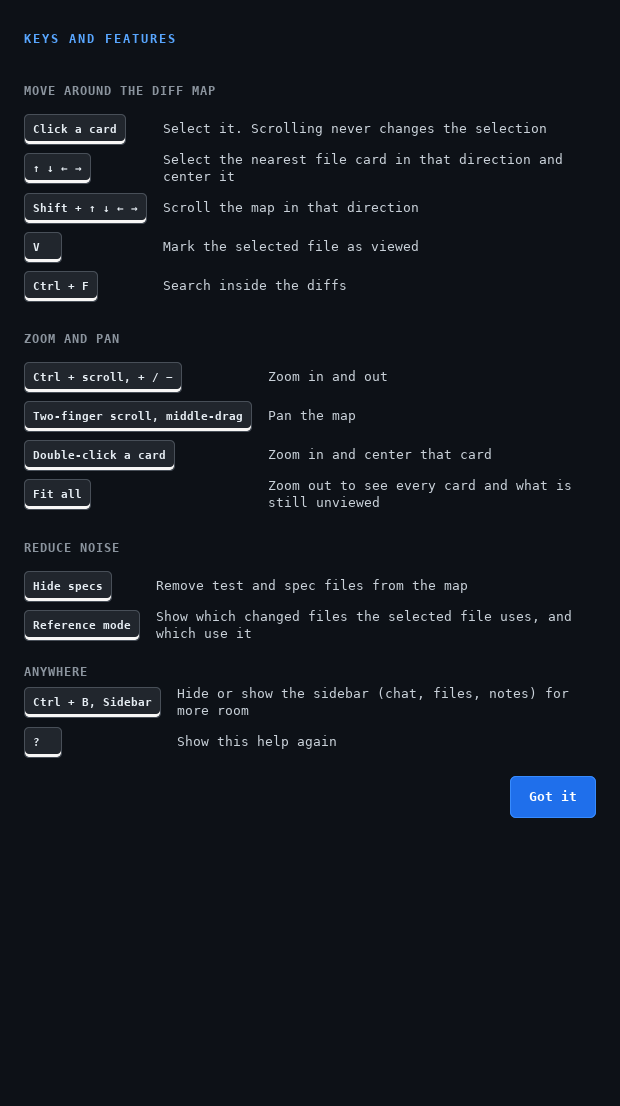
#> input picture tests/visual/goldens/01-first-run-help.png, 620 x 1106 px; its folder holds only this picture in this run
$ python -i motion.py   (imports and definitions only)
#> lines starting #> are read from the running program, lines starting #| are printed output that depends on the picture; after the words box and inside, x2 and y2 are one past the last pixel; in counts of white or black regions, pixels touching at a corner belong together
#> further down, picture is the input picture: PIL image 620x1106 RGB; mean R, G, B 19, 23.5, 30.2
"""Observe actual painted positions throughout keyboard pans and interactive zoom."""
import json
import re
from pathlib import Path
import sys
import tempfile
import time

import gi

# [1 line not run here, left out]
from gi.repository import Gdk
from PIL import Image, ImageChops

from navigation import ACCENT, box, children, find, midpoint, open_navigation_map, until
from pr_28118 import LANES, prepare_pr_28118
from scenarios import RESULTS, exercise, xdo

OUTPUT = RESULTS / "motion"


# [4 lines left out: function capture, not called in this run]


def border(image):
    # The selected card has the only blue border on the map. Allow a small
    # difference from its CSS color while the preview is being resampled.
    if min(image.size) <= 8:
        rgb = ImageChops.difference(image, Image.new("RGB", image.size, ACCENT)).split()
        maximum = ImageChops.lighter(rgb[0], ImageChops.lighter(rgb[1], rgb[2]))
        return maximum.point(lambda intensity: 255 if intensity == 0 else 0).getbbox()
    red, green, blue = image.split()
    # Resampling can dim a thin edge against the map background. Its blue
    # hue still distinguishes it from the gray connectors and green diff text.
    red_gap = ImageChops.subtract(blue, red).point(lambda v: 255 if v > 48 else 0)
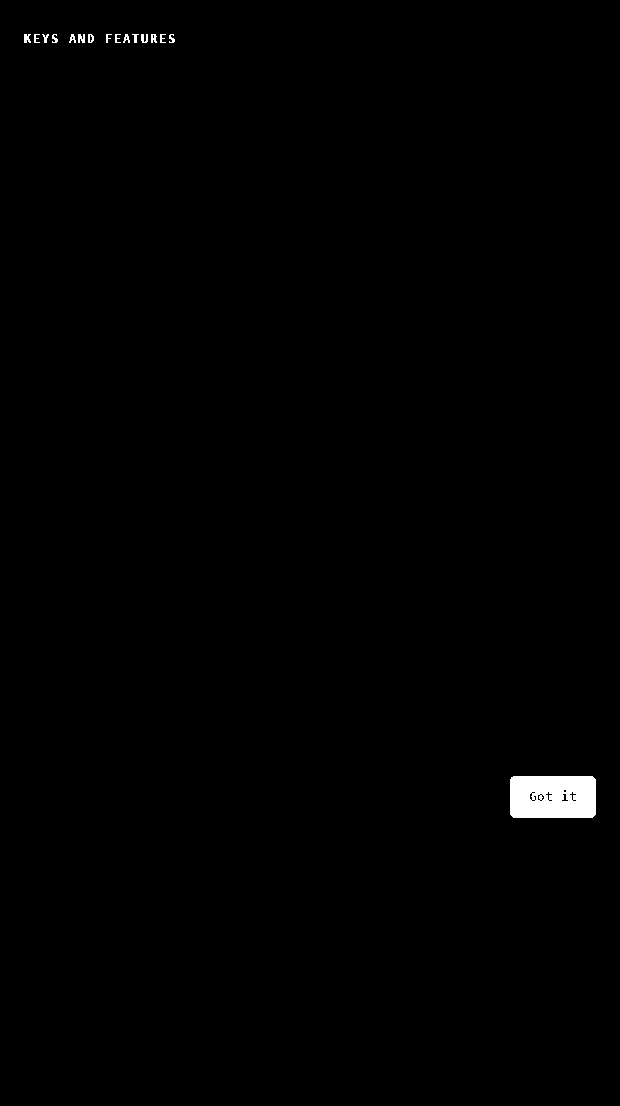
#> red_gap: PIL image 620x1106 L; 0.59% white; 16 white regions, largest, box (x1, y1, x2, y2) and area: (510, 776, 596, 818) 3494, (78, 34, 85, 43) 50, (24, 34, 31, 43) 48
    green_gap = ImageChops.subtract(blue, green).point(lambda v: 255 if v > 22 else 0)
#> green_gap: PIL image 620x1106 L; 0.59% white; 16 white regions, largest, box (x1, y1, x2, y2) and area: (510, 776, 596, 818) 3514, (78, 34, 85, 43) 55, (150, 34, 157, 43) 51
    mask = ImageChops.darker(red_gap, green_gap)
    # File links also use shades of blue. Across this view only the selected
    # border has long unbroken horizontal runs. Read both edges from those rows.
    sums = list(mask.resize((1, mask.height), Image.Resampling.BOX).getdata())
#> sums = 1106 values, max 35 at index 778, min 0 at index 0, mean 1.49
    peak = max(sums)
#> peak = 35
    if peak < 12:
        return None
    rows = []
    for y, value in enumerate(sums):
        if value >= .55 * peak:
            buf = mask.crop((0, y, mask.width, y + 1)).tobytes()
            spans = [m.span() for m in re.finditer(b"\xff{50,}", buf)]
            if spans:
                l, r = max(spans, key=lambda pair: pair[1] - pair[0])
                rows.append((l, y, r, y + 1))
#> this loop made 1106 passes
#> (l, r) on passes 777 to 788: (513, 593), (511, 594), (511, 595), (510, 596), (510, 596), (510, 596), (510, 596), (510, 596), (510, 596), (510, 596), (510, 596), (510, 596)
#> value on passes 1 to 6: 0, 0, 0, 0, 0, 0
#> after the loop, rows = 33 items, first 6: (513, 776, 593, 777), (511, 777, 594, 778), (511, 778, 595, 779), (510, 779, 596, 780), (510, 780, 596, 781), (510, 781, 596, 782)
    if rows:
        return min(p[0] for p in rows), rows[0][1], max(p[2] for p in rows), rows[-1][3]


def key(direction):
    xdo("key", "--delay", 0, "shift+" + direction)


class Measurement:
    # [6 lines left out: function __init__, not called in this run]

    def check(self, condition, message):
        if not condition:
            self.failures.append(message)

    # [45 lines left out: function record, not called in this run]


def readings(trace, field):
    return [(ms, field(bounds)) for ms, bounds in trace if bounds is not None]


# [103 lines left out: functions check_zoom_handoff, check_pan, pans, outer_limits, not called in this run]


def zoom_settled(m):
    m.zoom_label.clear_cache()
    return "Zooming" not in m.zoom_label.get_name()


# [230 lines left out: functions painted_zoom_status, zoom, queued_navigation, preview_click, toolbar_zoom, run_motion, not called in this run]


# [2 lines not run here, left out]

>>> from PIL import Image
>>> picture = Image.open('goldens/01-first-run-help.png')
>>> result = border(picture)
#> result = (510, 776, 596, 818)

$ run again, on tests/visual/goldens/03-pr-overview.png
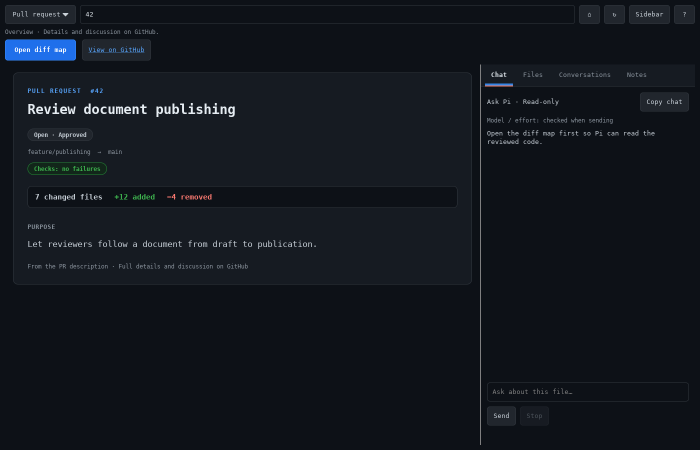
#> input picture tests/visual/goldens/03-pr-overview.png, 1400 x 900 px (shown at 1/2 size)
#> picture is the input picture: PIL image 1400x900 RGB; mean R, G, B 18.2, 23, 29.8
#> in border, `red_gap = ImageChops.subtract(blue, red).point(lambda v: 255 if v > 48..`:
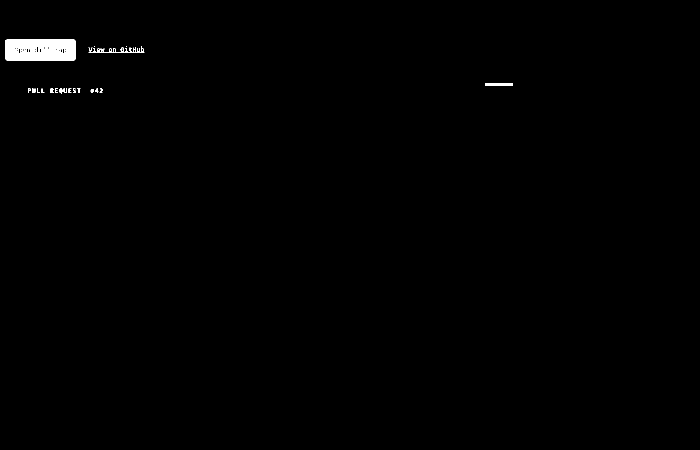
#> red_gap: PIL image 1400x900 L (shown at 1/2 size); 0.54% white; 19 white regions (2 under 20 px), largest, box (x1, y1, x2, y2) and area: (10, 79, 152, 121) 5672, (177, 93, 289, 105) 447, (970, 167, 1026, 171) 224
#> green_gap: PIL image 1400x900 L; 0.55% white; 19 white regions (2 under 20 px), largest, box (x1, y1, x2, y2) and area: (10, 79, 152, 121) 5704, (177, 93, 289, 105) 453, (970, 167, 1026, 171) 224
#> sums = 900 values, max 46 at index 104, min 0 at index 0, mean 1.38
#> peak = 46
#> the loop in border, `for y, value in enumerate(sums):` made 900 passes
#> (spans, l, r) on pass 105: ([(40, 126), (177, 289)], 177, 289)
#> after the loop in border, `for y, value in enumerate(sums):`: rows = 27 items, first 6: (11, 81, 151, 82), (10, 82, 152, 83), (10, 83, 152, 84), (10, 84, 152, 85), (10, 85, 152, 86), (10, 86, 152, 87)
#> result = (10, 81, 289, 119)

$ run again, on tests/visual/goldens/04-diff-map.png
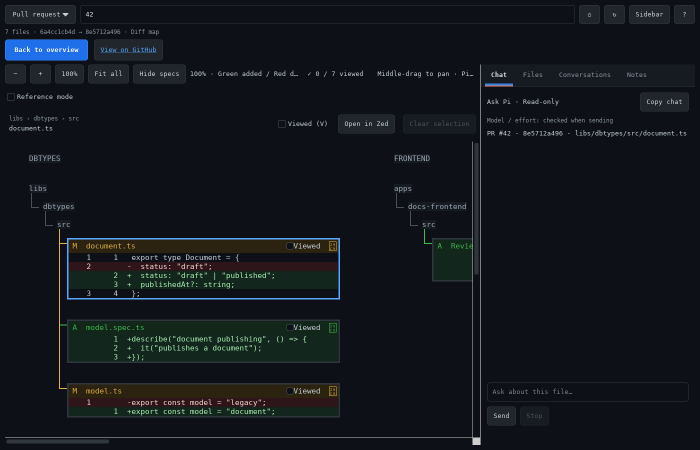
#> input picture tests/visual/goldens/04-diff-map.png, 1400 x 900 px (shown at 1/2 size)
#> picture is the input picture: PIL image 1400x900 RGB; mean R, G, B 18.7, 23.9, 29
#> in border, `red, green, blue = image.split()`:
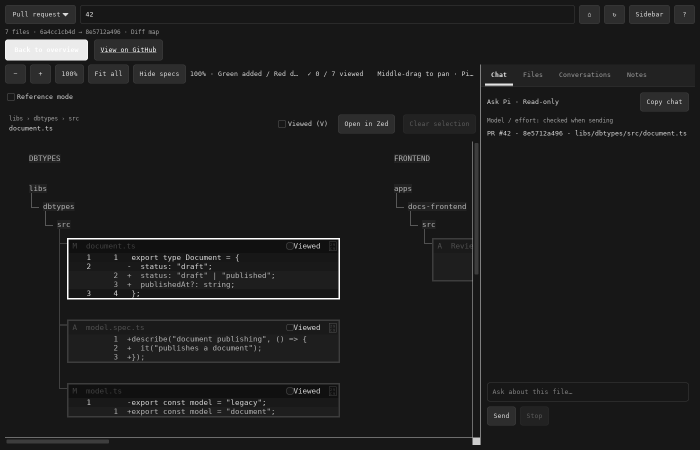
#> blue: PIL image 1400x900 L (shown at 1/2 size); min 15, max 255, mean 29
#> in border, `red_gap = ImageChops.subtract(blue, red).point(lambda v: 255 if v > 48..`:
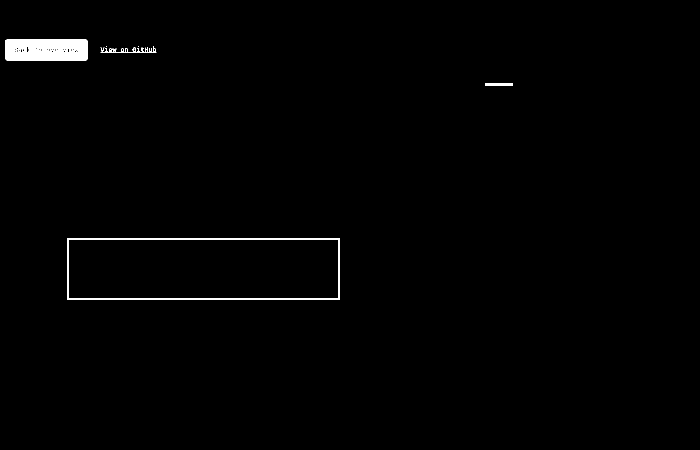
#> red_gap: PIL image 1400x900 L (shown at 1/2 size); 0.9% white; 7 white regions (3 under 20 px), largest, box (x1, y1, x2, y2) and area: (10, 79, 176, 121) 6659, (134, 476, 680, 599) 3978, (201, 93, 313, 105) 447, (970, 167, 1026, 171) 224
#> green_gap: PIL image 1400x900 L; 0.9% white; 6 white regions (2 under 20 px), largest, box (x1, y1, x2, y2) and area: (10, 79, 176, 121) 6705, (134, 476, 680, 599) 3978, (201, 93, 313, 105) 453, (970, 167, 1026, 171) 224
#> sums = 900 values, max 99 at index 476, min 0 at index 0, mean 2.27
#> peak = 99
#> after the loop in border, `for y, value in enumerate(sums):`: rows = [(134, 476, 680, 477), (134, 477, 680, 478), (134, 478, 680, 479), (134, 596, 680, 597), (134, 597, 680, 598), (134, 598, 680, 599)]
#> result = (134, 476, 680, 599)
